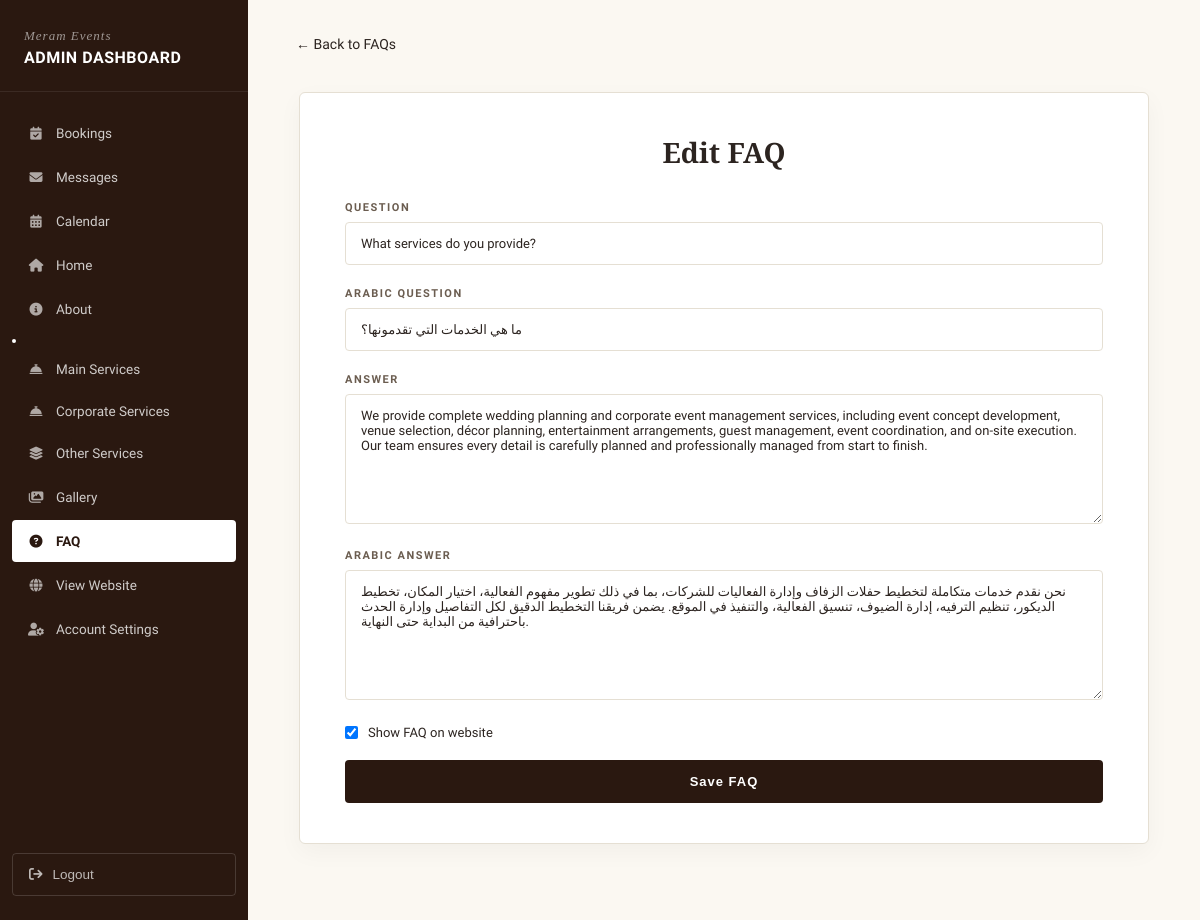
Screenshot of /dashboard/faqs/1/ (signed in) with the database file from the repository.
### main/models.py (models this page shows, shortened)
class FAQ(models.Model):
    CATEGORY_CHOICES = [
        ('general', 'General'),
        ('wedding', 'Wedding'),
        ('corporate', 'Corporate'),
        ('booking', 'Booking'),
    ]
    question = models.CharField(max_length=500)
    question_ar = models.CharField(max_length=500, blank=True, null=True)
    answer = models.TextField()
    answer_ar = models.TextField(blank=True, null=True)
    category = models.CharField(
        max_length=50,
        choices=CATEGORY_CHOICES,
        default='general'
    )
    order = models.IntegerField(default=0)
    is_active = models.BooleanField(default=True)
    class Meta:
        ordering = ['order']

### main/views.py (the view, shortened to what this page needs)
@login_required(login_url='dashboard_login')
def dashboard_faq_detail(request,pk):
    faq=get_object_or_404(FAQ,pk=pk)
    return render(request,"dashboard/faq_form.html",{
        "faq":faq,
        "active_page":"faq"
    })

### main/templates/dashboard/faq_form.html (shortened to what this page needs)
{% extends 'dashboard/dashboard_base.html' %}
{% block dashboard_content %}
<a href="{% url 'dashboard_faqs' %}" class="bd-back">
    ← Back to FAQs
</a>
<div class="faq-form-wrapper">
    <div class="faq-form-card">
        <h3>
            {% if faq %}
            Edit FAQ
            {% else %}
            Add New FAQ
            {% endif %}
        </h3>
        <form method="post">
            <div class="faq-field">
                <label>
                    Question
                </label>
                <input class="faq-input" name="question" value="{{faq.question}}" placeholder="Enter question">
            </div>
            <div class="faq-field">
                <label>
                    Arabic Question
                </label>
                <input class="faq-input" name="question_ar" value="{{faq.question_ar}}"
                    placeholder="Enter Arabic question">
            </div>
            <div class="faq-field">
                <label>
                    Answer
                </label>
                <textarea class="faq-textarea" name="answer" placeholder="Enter answer">{{faq.answer}}</textarea>
            </div>
            <div class="faq-field">
                <label>
                    Arabic Answer
                </label>
                <textarea class="faq-textarea" name="answer_ar"
                    placeholder="Enter Arabic answer">{{faq.answer_ar}}</textarea>
            </div>
            <label class="faq-active">
                <input type="checkbox" name="is_active" {% if faq.is_active %}checked{% endif %}>
                Show FAQ on website
            </label>
            <button class="faq-save">
                Save FAQ
            </button>
        </form>
    </div>
</div>
{% endblock %}

### main/templates/dashboard/dashboard_base.html (style rules this page uses)
:root { --db-dark: #2A1810; --db-dark-2: #311F13; --db-maroon: #3D1A12; --db-cream: #FBF8F2; --db-border: #E5DFD3; --db-text: #2C2420; --db-text-mid:#6B5D50; --db-red: #B23A2E; --db-green: #3F7D4A; --db-gold: #C9A96E; }
* { margin:0;padding:0;box-sizing:border-box; }
body { font-family:'Hanken Grotesk',sans-serif; background:var(--db-cream); color:var(--db-text); font-size:14px; }
a { text-decoration:none;color:inherit; }

### main/templates/dashboard/faq_form.html (style rules this page uses)
.faq-form-wrapper { max-width: 850px; margin: 40px auto; }
.faq-form-card { background: #fff; border: 1px solid var(--db-border); border-radius: 6px; padding: 40px 45px; box-shadow: 0 8px 25px rgba(0, 0, 0, 0.04); }
.faq-form-card h3 { font-family: 'Cormorant Garamond', serif; font-size: 28px; color: var(--db-text); margin-bottom: 30px; text-align: center; }
.faq-field { margin-bottom: 22px; }
.faq-field label { display: block; font-size: 11px; letter-spacing: 1.5px; text-transform: uppercase; color: var(--db-text-mid); font-weight: 600; margin-bottom: 8px; }
.faq-input, .faq-textarea, .faq-select { width: 100%; border: 1px solid var(--db-border); background: #fff; padding: 13px 15px; font-family: 'Hanken Grotesk', sans-serif; font-size: 13px; color: var(--db-text); border-radius: 4px; }
.faq-textarea { min-height: 130px; resize: vertical; }
.faq-active { display: flex; align-items: center; gap: 10px; font-size: 13px; color: var(--db-text); margin: 20px 0; }
.faq-save { width: 100%; padding: 14px; background: var(--db-dark); color: white; border: none; border-radius: 4px; font-size: 13px; font-weight: 600; letter-spacing: 1px; cursor: pointer; transition: .2s; }

### rows the page displays
FAQ: question "What services do you provide?", question_ar "ما هي الخدمات التي تقدمونها؟", answer "We provide complete wedding planning and corporate event management services, including event concept development, venue selection, décor planning, entertainment arrangements, guest management, event coordination, and on-site execution. Our team ensures every detail is carefully planned and professionally managed from start to finish.", answer_ar "نحن نقدم خدمات متكاملة لتخطيط حفلات الزفاف وإدارة الفعاليات للشركات، بما في ذلك تطوير مفهوم الفعالية، اختيار المكان، تخطيط الديكور، تنظيم الترفيه، إدارة الضيوف، تنسيق الفعالية، والتنفيذ في الموقع. يضمن فريقنا التخطيط الدقيق لكل التفاصيل وإدارة الحدث باحترافية من البداية حتى النهاية.", is_active "☑"
